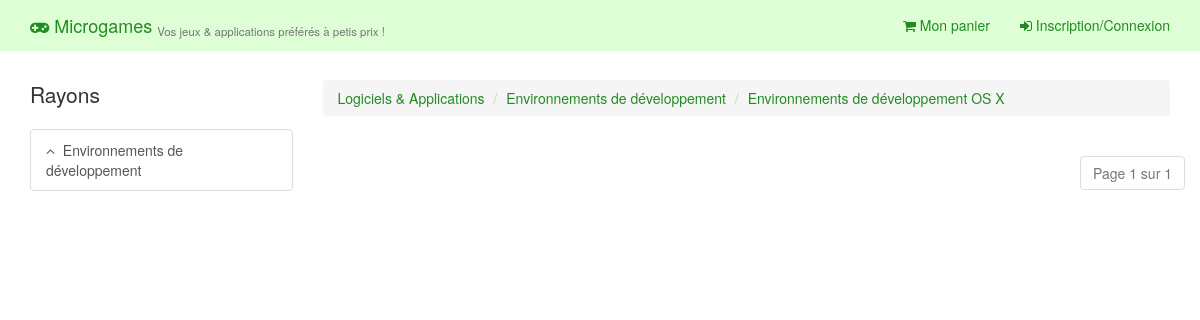
The page /category/8 on the database its author committed.
### commerce/models.py (models this page shows, shortened)
class Category(models.Model):
    name = models.CharField(max_length=150, verbose_name="Nom de la catégorie")
    short_desc = models.CharField(max_length=150, verbose_name="Description courte",blank=True)
    parent_category = models.ForeignKey("Category", null=True, blank=True, verbose_name="Catégorie parente")
    class Meta:
        verbose_name ='Catégorie de produits'
        verbose_name_plural = 'Catégories de produits'
    def breadcrum(self):
        breadcrum = []
        breadcrum.append(self)
        while self.parent_category:
            breadcrum.insert(0,self.parent_category)
            self = self.parent_category
        return breadcrum
    def childs_categories(self):
        childs = Category.objects.filter(parent_category_id__exact=self.id)
        return childs
    def all_products(self):
        next_main_category = Category.objects.filter(id__gt=self.id,parent_category_id=None).order_by('id').first()
        if not next_main_category:
            products = Products.objects.filter(category_id__gte=(self.id))
        else:
            products = Products.objects.filter(category_id__range=(self.id,next_main_category.id-1))
        return products

### commerce/views.py (the view)
# urls.py: url(r'^category/(?P<category_id>\d+)$', 'commerce.views.display_category', name='display_category'),
def display_category(request, category_id):
    category = get_object_or_404(Category, pk=category_id)
    product_list = category.all_products()
    paginator = Paginator(product_list, 12)
    page = request.GET.get('page')
    try:
        products = paginator.page(page)
    except PageNotAnInteger:
        products = paginator.page(1)
    except EmptyPage:
        products = paginator.page(paginator.num_pages)
    return render(request, 'category.html', {'category': category, 'products': products})

### commerce/templates/category.html (shortened to what this page needs)
{% extends "base.html" %}
{% block body %}
    <div class="row">
            <div class="col-md-3">
                <p class="lead">Rayons</p>
                <div class="list-group">
                    {% if category.parent_category %}
                        <a href="{% url 'commerce:display_category' category.parent_category.id %}" class="list-group-item"><i class="fa fa-angle-up"></i>&nbsp; {{ category.parent_category.name }}</a>
                    {% else %}
                        <a href="{% url 'commerce:root' %}" class="list-group-item"><i class="fa fa-home"></i>&nbsp; Accueil du site</a>
                    {% endif %}
                </div>
            </div>
            <div class="col-md-9">
                <ol class="breadcrumb">
                    {% for category in category.breadcrum %}
                        <li><a href="{% url 'commerce:display_category' category.id %}">{{ category.name }}</a></li>
                    {% endfor %}
                </ol>
                <div class="row pull-right">
                    <nav>
                        <ul class="pagination">
                            <li class="disabled"><a href="#">Page {{ products.number }} sur {{ products.paginator.num_pages }}</a></li>
                        </ul>
                    </nav>
                </div>
            </div>
        </div>
{% endblock %}

### commerce/static/css/app.css (style rules this page uses)
a { color: forestgreen; }

### rows shown on the page
Category: parent_category.name "Environnements de développement", name "Environnements de développement OS X"
Category: name "Logiciels & Applications"
Category: name "Environnements de développement"

### other values the page prints
{{ products.number }} "1"
{{ products.paginator.num_pages }} "1"
